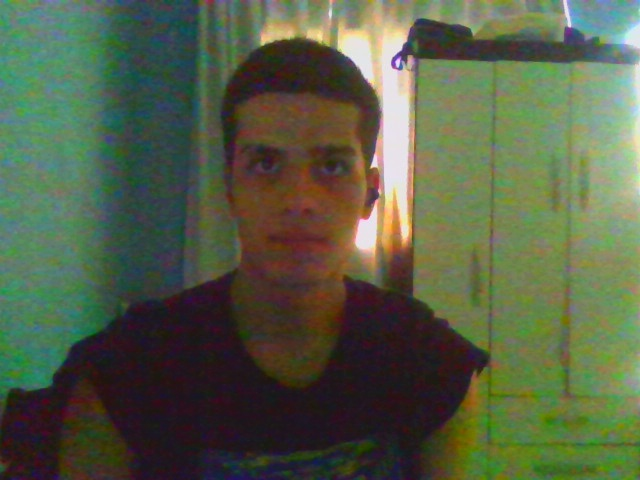
#> input picture Arquivos py/facial_dataset/unknown_user/neutro/unknown_user_neutro_20250831_154907_704785.jpg, 640 x 480 px, given in place of the camera
$ python main.py
#> lines starting #> are read from the running program, lines starting #| are printed output that depends on the picture
### Arquivos py/SessaoCaptura.py
import cv2
import os
import time
from datetime import datetime
from typing import Optional

class CaptureSession:
    def __init__(self, config):
        """
        Gerencia sessões de captura facial automática com interface fluida.
        Controla todo o processo de captura de imagens faciais, incluindo inicialização
        da câmera, captura por variações, feedback visual em tempo real e salvamento
        automático das imagens organizadas por usuário e variação.
        """
        self.config = config
        self.cap: Optional[cv2.VideoCapture] = None
        self.current_variation_index: int = 0
        self.current_image_count: int = 0
        self.is_capturing: bool = False
        self.ultimo_tempo_captura: float = 0

        # Carrega o classificador Haar Cascade para detecção facial
        self.face_cascade = cv2.CascadeClassifier(
            cv2.data.haarcascades + 'haarcascade_frontalface_default.xml'
        )

    #Inicializa e configura a câmera com verificação de permissões.
    def inicializar_camera(self, camera_index: int = 0) -> bool:
#> called with camera_index = 0
        try:
            # Fechar câmera anterior se existir
            if hasattr(self, 'cap') and self.cap:
                self.cap.release()
                time.sleep(0.3)

            # Inicializar com backend DSHOW (Windows)
            self.cap = cv2.VideoCapture(camera_index, cv2.CAP_DSHOW)
            time.sleep(0.5)  # Tempo para inicialização

            if not self.cap.isOpened():
                print("❌ Câmera não acessível. Verifique as permissões.")
                return False

            # Configurações otimizadas
            self.cap.set(cv2.CAP_PROP_FRAME_WIDTH, 640)
            self.cap.set(cv2.CAP_PROP_FRAME_HEIGHT, 480)
            self.cap.set(cv2.CAP_PROP_FPS, 30)

            # Testar com múltiplas tentativas
            for tentativa in range(8):
                ret, frame = self.cap.read()
                if ret and frame is not None:
                    print(f"✅ Câmera {camera_index} inicializada - {frame.shape[1]}x{frame.shape[0]}")
                    return True
                time.sleep(0.1)
#> this loop made 1 pass
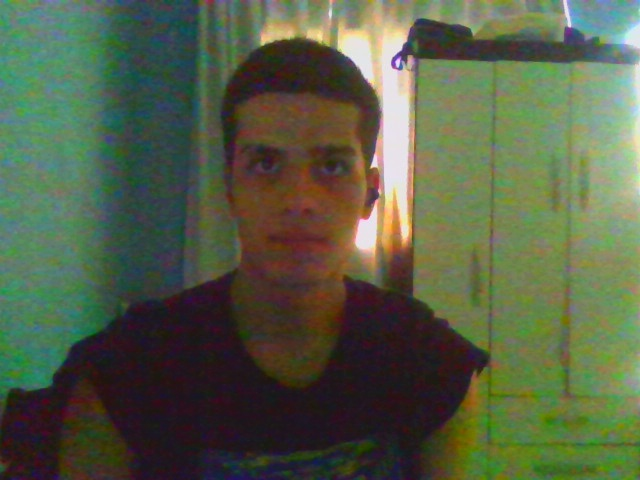
#> input picture Arquivos py/facial_dataset/unknown_user/neutro/unknown_user_neutro_20250831_154907_704785.jpg, 640 x 480 px, given in place of the camera

            print("❌ Câmera não retorna imagens válidas")
            return False

        except Exception as e:
            print(f"❌ Erro na inicialização: {e}")
            return False

    #Processamento de frame com feedback visual fluido e profissional.
    def _processar_frame_fluido(self, frame, variacao_nome: str, tempo_restante: float = None):
        frame_display = frame.copy()
        altura, largura = frame.shape[:2]

        # Overlay semi-transparente para informações
        overlay = frame_display.copy()
        cv2.rectangle(overlay, (0, 0), (500, 200), (0, 0, 0), -1)
        cv2.addWeighted(overlay, 0.75, frame_display, 0.25, 0, frame_display)

        # Informações principais
        textos = [
            "🎥 CAPTURA AUTOMÁTICA",
            f"👤: {self.config.user_id}",
            f"🎭: {variacao_nome.upper()}",
            f"📸: {self.current_image_count}/{self.config.images_per_variation}",
            f"⏱️: {self.config.capture_interval}s intervalo"
        ]

        # Adicionar textos com sombra para melhor legibilidade
        for i, texto in enumerate(textos):
            # Sombra
            cv2.putText(frame_display, texto, (17, 37 + i*30),
                       cv2.FONT_HERSHEY_SIMPLEX, 0.6, (0, 0, 0), 3)
            # Texto principal
            cv2.putText(frame_display, texto, (15, 35 + i*30),
                       cv2.FONT_HERSHEY_SIMPLEX, 0.6, (0, 255, 255), 2)

        # Contagem regressiva visual
        if tempo_restante is not None and tempo_restante > 0:
            texto_contagem = f"⏳ Próxima: {tempo_restante:.1f}s"
            cv2.putText(frame_display, texto_contagem, (15, 185),
                       cv2.FONT_HERSHEY_SIMPLEX, 0.7, (0, 200, 255), 2)

        # Detecção facial sutil
        if self.config.require_face_detection:
            try:
                gray = cv2.cvtColor(frame, cv2.COLOR_BGR2GRAY)
                faces = self.face_cascade.detectMultiScale(gray, 1.1, 5, minSize=(100, 100))

                if len(faces) > 0:
                    for (x, y, w, h) in faces:
                        # Retângulo verde suave
                        cv2.rectangle(frame_display, (x, y), (x+w, y+h), (0, 255, 0), 2)

                    status_text = "✅ ROSTO DETECTADO"
                    cv2.putText(frame_display, status_text, (largura - 280, 30),
                               cv2.FONT_HERSHEY_SIMPLEX, 0.5, (0, 255, 0), 2)
                else:
                    status_text = "👤 POSICIONE-SE"
                    cv2.putText(frame_display, status_text, (largura - 250, 30),
                               cv2.FONT_HERSHEY_SIMPLEX, 0.5, (0, 165, 255), 2)
            except:
                pass

        # Timestamp discreto
        timestamp = datetime.now().strftime("%H:%M:%S")
        cv2.putText(frame_display, f"🕒 {timestamp}", (largura - 120, altura - 15),
                   cv2.FONT_HERSHEY_SIMPLEX, 0.4, (255, 255, 255), 1)

        return frame_display

    #Captura automática com fluidez e timing preciso.
    def _capturar_variacao_fluida(self, variacao_nome: str) -> bool:
        self.current_image_count = 0
        self.ultimo_tempo_captura = time.time()

        print(f"   📸 Iniciando captura: {variacao_nome}")
        print(f"   ⏰ Intervalo: {self.config.capture_interval}s entre imagens")

        while (self.current_image_count < self.config.images_per_variation and
               self.is_capturing):

            # Capturar frame
            ret, frame = self.cap.read()
            if not ret:
                continue

            # Calcular tempo para próxima captura
            tempo_atual = time.time()
            tempo_decorrido = tempo_atual - self.ultimo_tempo_captura
            tempo_restante = max(0, self.config.capture_interval - tempo_decorrido)

            # Processar frame com informações
            frame_processado = self._processar_frame_fluido(frame, variacao_nome, tempo_restante)

            # Mostrar frame processado
            cv2.imshow('Captura Facial Automática - ESC para cancelar', frame_processado)

            # Verificar cancelamento
            if cv2.waitKey(1) & 0xFF == 27:
                self.is_capturing = False
                return False

            # Verificar se é hora de capturar
            if tempo_decorrido >= self.config.capture_interval or self.current_image_count == 0:
                if self._salvar_imagem(frame, variacao_nome):
                    self.current_image_count += 1
                    self.ultimo_tempo_captura = time.time()

                    # Feedback no console
                    print(f"   ✅ [{self.current_image_count}/{self.config.images_per_variation}] Imagem salva")

                    # Pequena pausa para feedback visual
                    time.sleep(0.1)

        print(f"   ✅ {variacao_nome} concluída - {self.current_image_count} imagens")
        return True

    #Transição suave entre variações com animação.
    # [45 lines left out: function _transicao_entre_variações, not called in this run]

    #Mostra barra de progresso global da captura.
    def _mostrar_progresso_global(self):
        total_variações = len(self.config.variations)
        total_imagens = total_variações * self.config.images_per_variation
        imagens_capturadas = (self.current_variation_index * self.config.images_per_variation +
                             self.current_image_count)

        if total_imagens > 0:
            progresso = imagens_capturadas / total_imagens
            barra_width = 40
            filled = int(barra_width * progresso)

            print(f"\n📊 PROGRESSO GLOBAL: {imagens_capturadas}/{total_imagens} imagens")
            print(f"   [{'█' * filled}{'░' * (barra_width - filled)}] {progresso*100:.1f}%")

    #Salva imagem com timestamp único e organização automática.
    # [21 lines left out: function _salvar_imagem, not called in this run]

    #Inicia captura automática com máxima fluidez e experiência profissional.
    def iniciar_captura_fluida(self) -> bool:
        if self.cap is None or not self.cap.isOpened():
            print("❌ Câmera não inicializada")
            return False

        print("\n" + "="*60)
        print("INICIANDO CAPTURA FLUIDA")
        print("="*60)
        print(f"Usuário: {self.config.user_id}")
        print(f"Total de imagens: {len(self.config.variations) * self.config.images_per_variation}")
        print(f"Intervalo: {self.config.capture_interval}s entre capturas")
        print("="*60)

        self.is_capturing = True
        self.current_variation_index = 0

        try:
            for i, variacao in enumerate(self.config.variations):
                if not self.is_capturing:
                    break

                # Transição entre variações (exceto primeira)
                if i > 0:
                    if not self._transicao_entre_variações(self.config.variations[i-1], variacao):
                        break

                # Mostrar progresso global
                self._mostrar_progresso_global()

                # Capturar variação atual
                if not self._capturar_variacao_fluida(variacao):
                    break

                self.current_variation_index += 1
                self.current_image_count = 0
#> this loop made 1 pass; (key Esc is pressed on pass 1)
#> pass 1, in _processar_frame_fluido, `gray = cv2.cvtColor(frame, cv2.COLOR_BGR2GRAY)`:
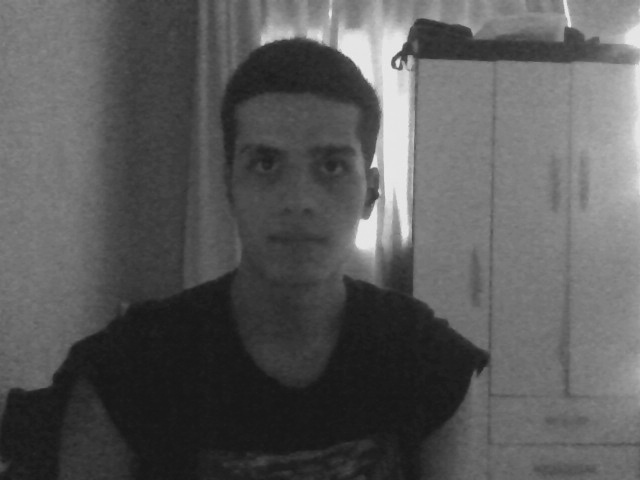
#> gray: shape (480, 640); min 22, max 237, mean 89.4
#> pass 1, in _capturar_variacao_fluida, `frame_processado = self._processar_frame_fluido(frame, variacao_nome, ..`:
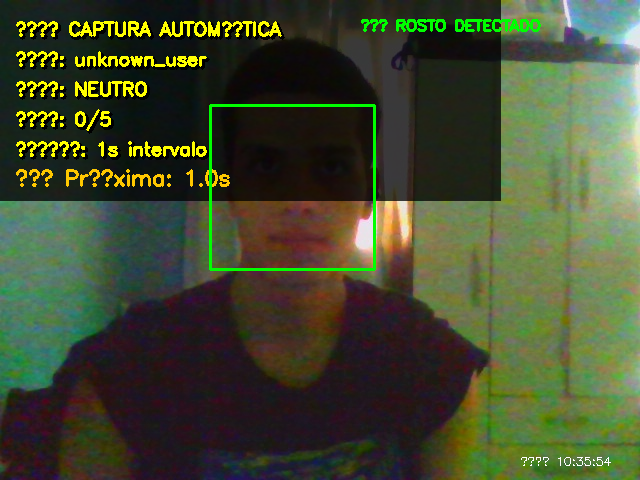
#> frame_processado: shape (480, 640, 3); mean B, G, R 47.9, 74.6, 66.8

            if self.is_capturing:
                print("\n🎉 CAPTURA CONCLUÍDA COM SUCESSO!")
                return True
            else:
                print("\n⏹️ CAPTURA INTERROMPIDA")
                return False

        except Exception as e:
            print(f"❌ Erro durante captura: {e}")
            return False
        finally:
            self.liberar_recursos()

    #Libera recursos da câmera e fecha janelas.
    def liberar_recursos(self):
        if self.cap:
            self.cap.release()
        cv2.destroyAllWindows()
        self.is_capturing = False
        print("🧹 Recursos liberados")

### Arquivos py/ConfigCaptura.py
import json
import os
from pathlib import Path

class CaptureConfig:
    """
    Gerencia as configurações para captura de dataset facial.
    Armazena e valida todos os parâmetros necessários para sessões de captura,
    incluindo diretórios, usuário, variações, resolução e critérios de qualidade.
    """
    def __init__(self, base_directory, user_id, variations, images_per_variation, capture_interval, resolution, min_face_size, require_face_detection):

        # Conversão de listas para tuplas
        if isinstance(resolution, list):
            resolution = tuple(resolution)
        if isinstance(min_face_size, list):
            min_face_size = tuple(min_face_size)
        # Diretório base onde todo o dataset será armazenado
        # Deve ser um caminho válido no sistema de arquivos
        self.base_directory= base_directory

        # Identificador único do usuário/participante
        # Será usado para criar subdiretórios e nomear arquivos
        # Deve ser alfanumérico e sem caracteres especiais
        self.user_id=user_id

        # Lista de variações expressivas/condições a serem capturadas
        # Cada variação será uma subpasta dentro do diretório do usuário
        self.variations=variations if variations else ["neutro", "sorrindo", "virado_esquerda", "virado_direita"]

        # Número de imagens a serem capturadas para cada variação
        # Recomenda-se entre 15-30 para um dataset balanceado
        # Valor muito baixo pode levar underfitting, muito alto overfitting
        self.images_per_variation= images_per_variation
        # Intervalo em segundos entre capturas consecutivas
        # Permite ao usuário ajustar pose/expressão entre capturas
        # Muito curto: imagens muito similares; Muito longo: processo lento
        self.capture_interval= capture_interval

        # Resolução desejada para as imagens capturadas (largura, altura)
        # Afeta qualidade da imagem e requisitos de armazenamento
        # Resoluções muito altas podem dificultar processamento posterior
        self.resolution= resolution

        # Tamanho mínimo em pixels que um rosto deve ter para ser considerado válido
        # (altura, largura) - ajuda a filtrar falsas detecções ou rostos muito distantes
        # Ajuste conforme a distância esperada entre usuário e câmera
        self.min_face_size=min_face_size

        # Flag que indica se deve validar a presença de rosto antes de salvar imagens
        # True: só salva se rosto for detectado; False: salva todas as imagens
        # Recomendado True para garantir qualidade do dataset
        self.require_face_detection = require_face_detection

    #validando os paâmetros
    # [116 lines left out: functions validate, to_dict, save_to_json, load_from_json, not called in this run]


### Arquivos py/main.py
from ConfigCaptura import CaptureConfig
from SessaoCaptura import CaptureSession
from testes import Testes
import time

configuracao = CaptureConfig("facial_dataset", "unknown_user", None, 5, 1, (640, 480), (100, 100), True)
sessao = CaptureSession(configuracao)
sessao.inicializar_camera()

if sessao.inicializar_camera():
    print("✅ Câmera pronta! Iniciando captura fluida...")
    time.sleep(1)

    if sessao.iniciar_captura_fluida():
        print("🎉 Experiência de captura concluída com sucesso!")
    else:
        print("❌ Captura interrompida")
else:
    print("❌ Falha na câmera")

$ run again, on Arquivos py/facial_dataset/unknown_user/neutro/unknown_user_neutro_20250831_154908_726867.jpg
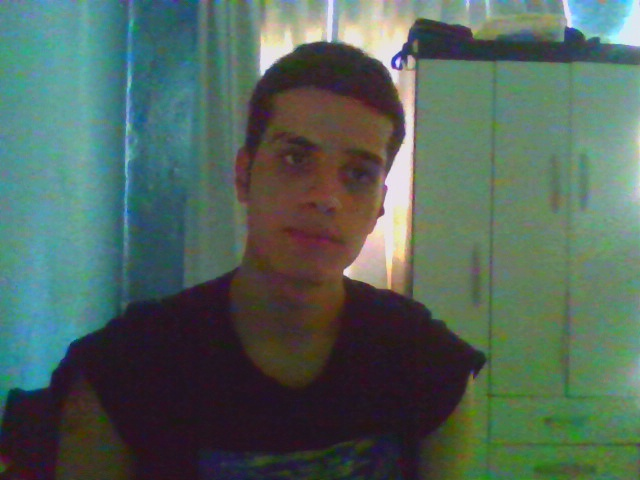
#> input picture Arquivos py/facial_dataset/unknown_user/neutro/unknown_user_neutro_20250831_154908_726867.jpg, 640 x 480 px, given in place of the camera
#> the loop in inicializar_camera, `for tentativa in range(8):` made 1 pass
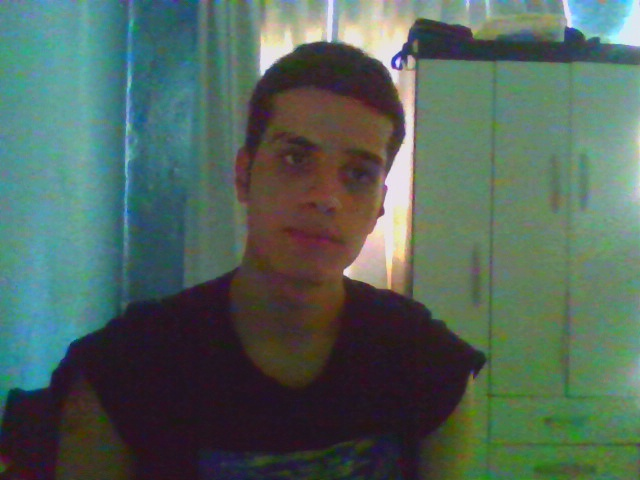
#> input picture Arquivos py/facial_dataset/unknown_user/neutro/unknown_user_neutro_20250831_154908_726867.jpg, 640 x 480 px, given in place of the camera
#> the loop in iniciar_captura_fluida, `for i, variacao in enumerate(self.config.variations):` made 1 pass; (key Esc is pressed on pass 1)
#> pass 1, in _processar_frame_fluido, `gray = cv2.cvtColor(frame, cv2.COLOR_BGR2GRAY)`:
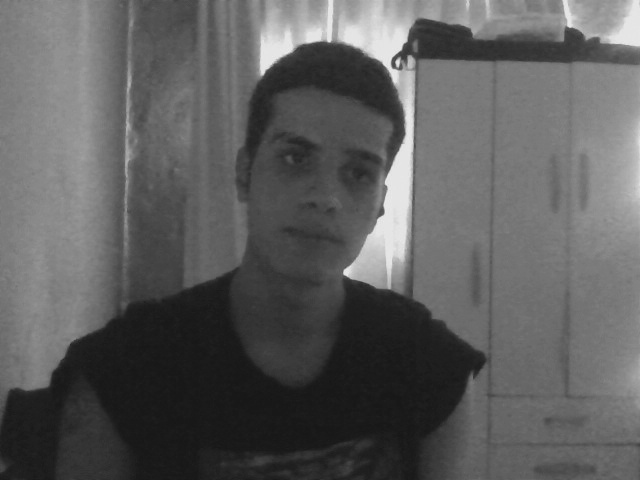
#> gray: shape (480, 640); min 21, max 237, mean 93.4
#> pass 1, in _capturar_variacao_fluida, `frame_processado = self._processar_frame_fluido(frame, variacao_nome, ..`:
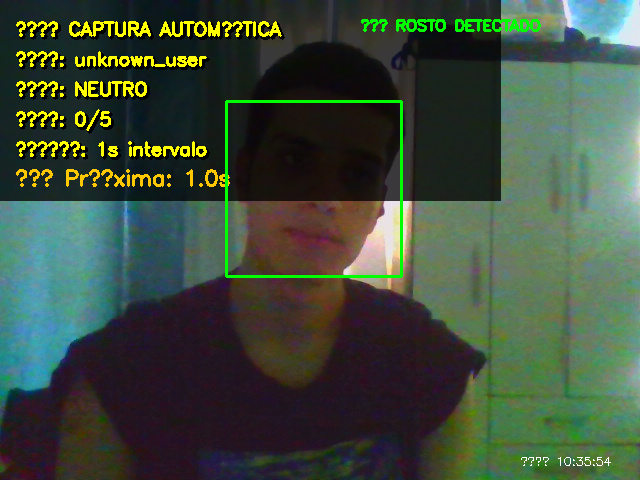
#> frame_processado: shape (480, 640, 3); mean B, G, R 60.6, 76.7, 62.4
